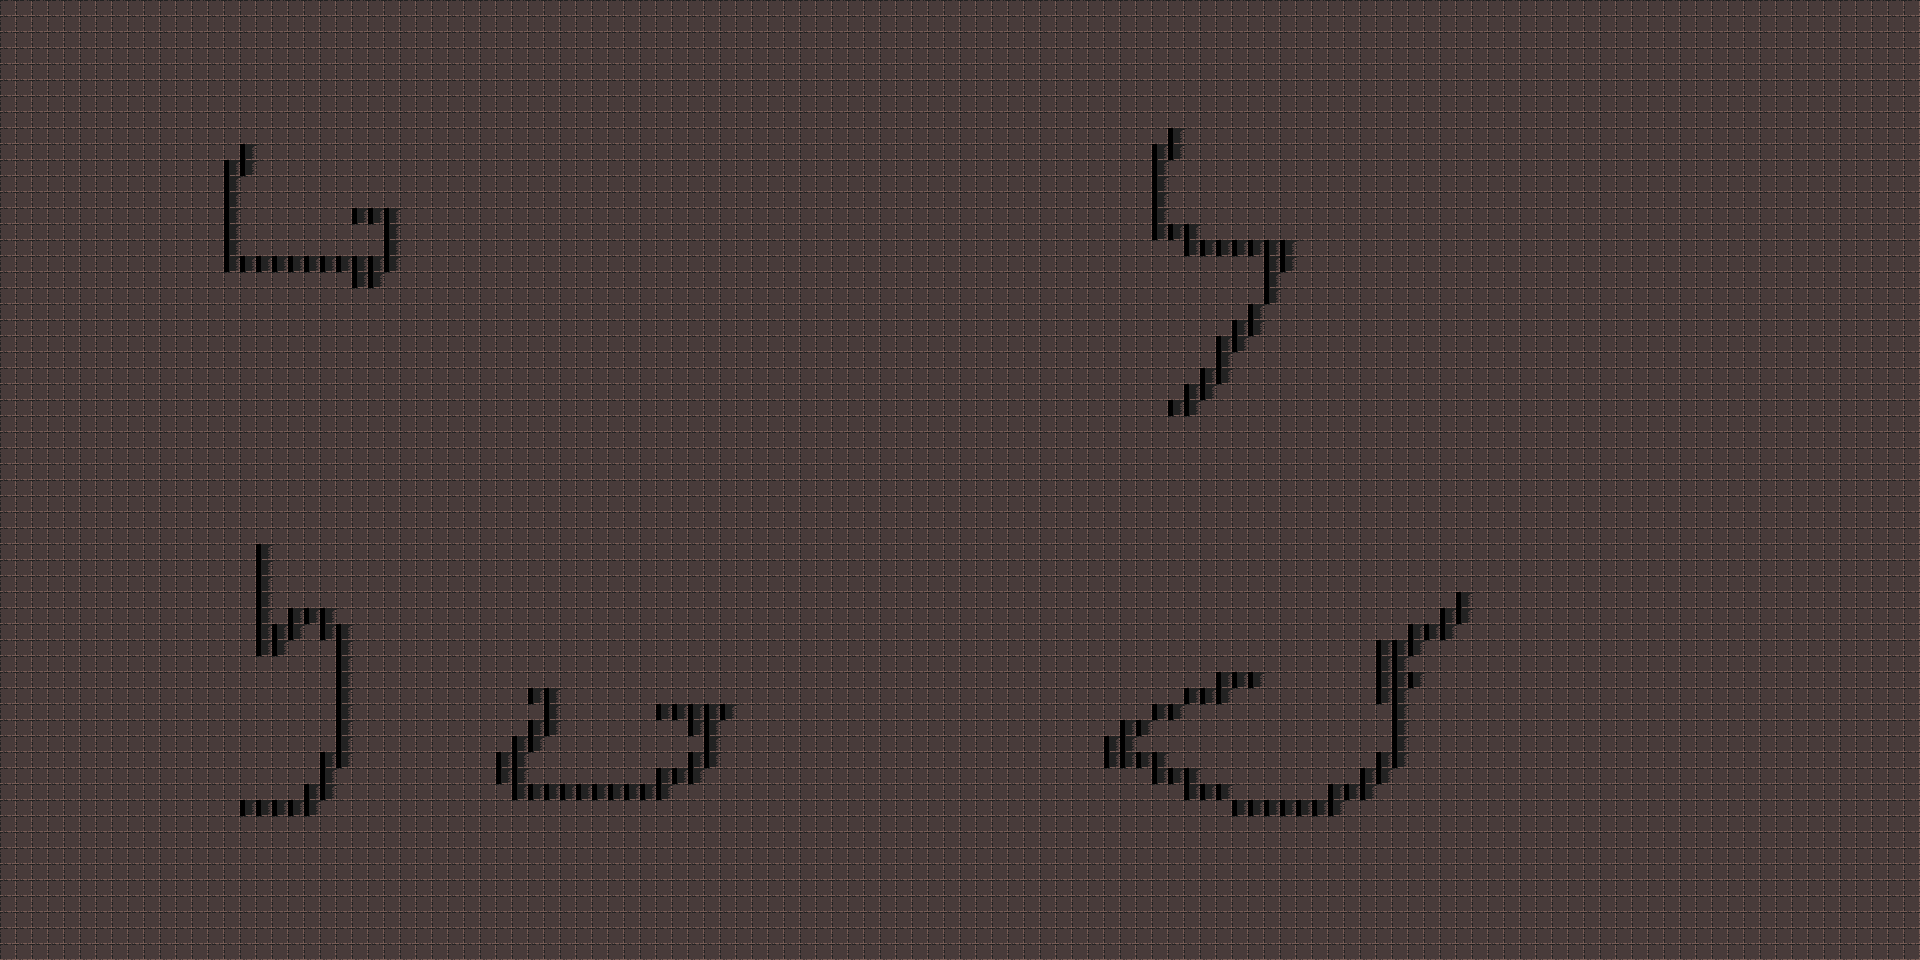

The image is a tile-based game level rendered from a .tmx file. Its description and source (layers, tilesets, objects; grid data summarised) follow:
An orthogonal 120x60 tile map with 16x16 px tiles, 1 tile layer (Tile Layer 1).

<map version="1.10" tiledversion="1.11.2" orientation="orthogonal" renderorder="right-down" width="120" height="60" tilewidth="16" tileheight="16" infinite="0" nextlayerid="2" nextobjectid="1">
 <tileset firstgid="1" source="DUNGEON_ASET.tsx" />
 <layer id="1" name="Tile Layer 1" width="120" height="60">
  <data>[7200 cells, 7200 non-empty, 2 distinct tile ids]</data>
 </layer>
</map>
